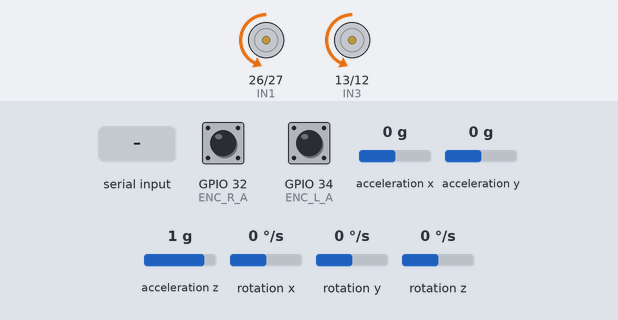
The sketch below on a simulated ESP32. On the bench: motor-driver pin pairs drawn as motors (green arrow = first pin HIGH = forward, orange = second pin HIGH = backward, longer = more drive, scaled by the enable pin). Wiring (inferred from the names in the program): MPU-6050 motion sensor at I2C address 0x68. The inputs (shaded band) are chosen by the test bench; at power-on: acceleration z 1 g, acceleration x 0 g, GPIO 32 (ENC_R_A) HIGH, GPIO 34 (ENC_L_A) HIGH, acceleration y 0 g, rotation x 0 °/s, rotation y 0 °/s, rotation z 0 °/s. Nothing arrives over Bluetooth unless stated; what the sketch prints to the serial monitor is not drawn.

Above: at 1.3 s.
1.4 s: acceleration z set to 0.1 g
2.9 s: acceleration z set to -0.2 g
At 3.4 s:
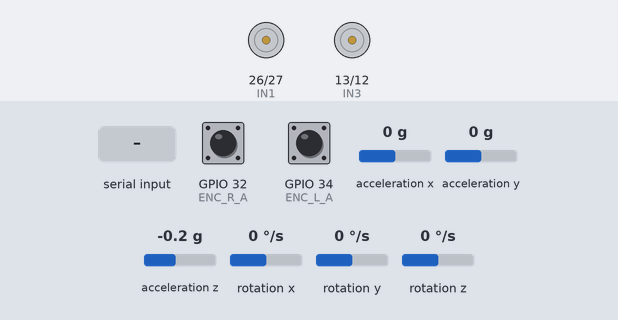
4.5 s: acceleration x set to -0.2 g
At 4.88 s:
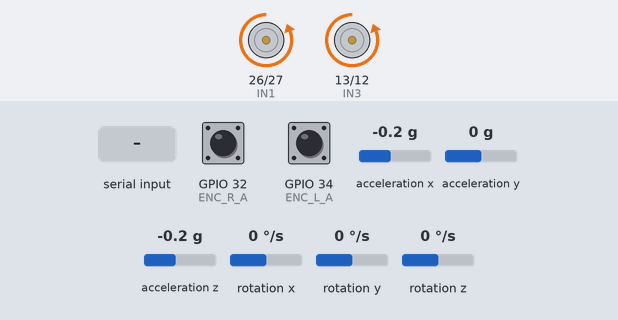
7.9 s: acceleration z set to 1.4 g
At 9.6 s:
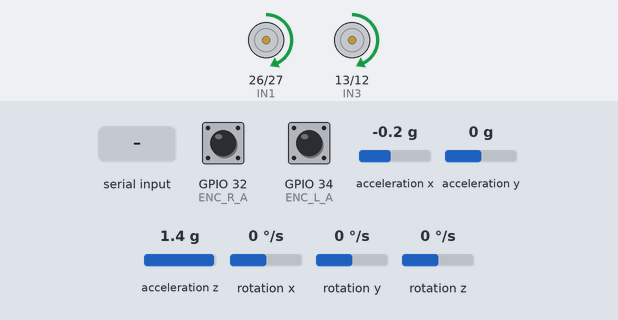
10.9 s: "30,150,10\n" received over the second serial link
Timing chart, 0 to 13.9 s (numbered marks = the images above; inputs shaded):
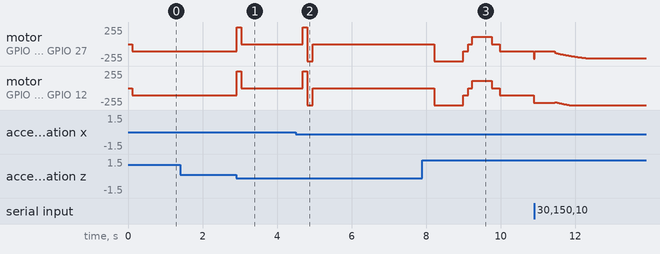

The sketch:

xe_can_bang_esp_32_encoder.ino
```cpp
// ================== BLUETOOTH CONTROL CONFIG ==================
// Ký tự điều khiển từ App (dễ sửa ở đây)
#define BT_FORWARD    'F'   // Đi tới
#define BT_BACKWARD   'B'   // Đi lùi
#define BT_LEFT       'L'   // Quay trái
#define BT_RIGHT      'R'   // Quay phải
#define BT_STOP       'S'   // Dừng

// Tốc độ di chuyển (có thể chỉnh)
// MODE 0: Góc nghiêng (độ) - robot nghiêng để di chuyển (2-5 độ là đủ!)
// MODE 1: PWM offset - cộng trực tiếp vào PWM (có giới hạn góc an toàn)
// MODE 2: Encoder target - di chuyển đến vị trí encoder
#define MOVE_MODE       0      // 0=Angle, 1=PWM, 2=Encoder

// Giá trị cho từng mode:
// Mode 0: góc nghiêng (độ) - NÊN 2~5 độ, KHÔNG nên > 10
// Mode 1: PWM offset (0-255) - sẽ bị giới hạn khi góc lớn
// Mode 2: encoder steps mỗi lần nhấn
#define SPEED_FORWARD   3      // Mode0: 3 độ nghiêng, Mode1: 50 PWM
#define SPEED_BACKWARD  3
#define SPEED_LEFT      40     // PWM offset để quay trái
#define SPEED_RIGHT     40     // PWM offset để quay phải

// Giới hạn an toàn cho Mode 1 (PWM mode)
#define MAX_SAFE_ANGLE  15.0f  // Nếu nghiêng > 15 độ thì tắt ForwardPWM (tránh ngã)
#define PWM_MODE_SPEED  50     // PWM thực sự dùng cho Mode 1

// Timeout điều khiển (ms) - tự động quay về cân bằng khi không có lệnh
#define CMD_TIMEOUT_MS  300    // Sau 300ms không có lệnh mới → reset về cân bằng
#define BUFFER_TIMEOUT_MS 500  // Clear buffer nếu không nhận newline trong 500ms

// Tên Bluetooth (hiện trên điện thoại)
#define BT_NAME "robot_can_bang"

// ================== PIN DEFINITION ==================
#define ENA    25   // PWM motor trái
#define IN1    26   // Hướng motor trái
#define IN2    27
#define ENB    14   // PWM motor phải
#define IN3    13   // Hướng motor phải (nếu bạn dùng IN3=13, IN4=12 thì đổi lại)
#define IN4    12
float angle_offset = 2.5;  // <--- GIÁ TRỊ NÀY LÀ GÓC CÂN BẰNG (OFFSET)
// // Encoder ban ygb37
#define ENC_L_A  34  // Input only
#define ENC_L_B  35
#define ENC_R_A  32
#define ENC_R_B  33

/* Encoder ban ygb37
// #define ENA    25   // PWM motor trái
// #define IN1    27   // Hướng motor trái
// #define IN2    26
// #define ENB    14   // PWM motor phải
// #define IN3    12   // Hướng motor phải (nếu bạn dùng IN3=13, IN4=12 thì đổi lại)
// #define IN4    13
// float angle_offset = 2.5;  // <--- GIÁ TRỊ NÀY LÀ GÓC CÂN BẰNG (OFFSET)
// // Encoder
// #define ENC_L_A  34  // Input only
// #define ENC_L_B  35
// #define ENC_R_A  32
// #define ENC_R_B  33
*/
// I2C MPU6050
#define SDA_PIN  21
#define SCL_PIN  22

// ================== LIBRARIES  ==================
#include <Wire.h>
#include <Kalman.h>  // Thư viện Kalman (class Kalman)
#include "BluetoothSerial.h"  // ESP32 Bluetooth Classic

#ifndef PI
#define PI 3.14159265359f
#endif
#define ToDeg (180.0f / PI)
#define ToRad (PI / 180.0f)

Kalman kalman_h;  // Instance Kalman
BluetoothSerial SerialBT;  // Bluetooth Serial

#define factortheta (PI / 60.0f)
#define factorphi   (PI / 10.0f)

// Precomputed constants for encoder conversion
const float ENC_TO_DEG = 360.0f / 495.0f;
const float THETA_FACTOR = 0.5f * ENC_TO_DEG;
const float PHI_FACTOR = (3.5f / 15.0f) * ENC_TO_DEG;

// ================== VARIABLES ==================
uint32_t timerloop = 0;
uint32_t timer = 0;

volatile long leftencoder = 0;
volatile long righencoder = 0;

double mpudata = 0;  // góc psi (pitch)
double accX, accZ;
float Gyro;
float gyroRate = 0;  // gyro rate in rad/s for LQR (psidot)

uint8_t i2cData[14];

// LQR Gains - DÒ LẠI TỪ ĐẦU
// Bước 1: Chỉ tune K3, K4 (cân bằng góc)
// Bước 2: Thêm K5, K6 (chống xoay)
// Bước 3: Thêm K1, K2 (giữ vị trí)
float K1 = 0.0f;    // TẮT - tune sau
float K2 = 0.0f;    // TẮT - tune sau
float K3 = 2500.0f;   // BẮT ĐẦU: 1° = 15 PWM
float K4 = 0.0f;    // BẮT ĐẦU: damping nhẹ
float K5 = 0.0f;    // TẮT - tune sau
float K6 = 0.0f;    // TẮT - tune sau


// Baseline gains for RESET command
const float K1_BASE = 0.0f, K2_BASE = 0.0f;
const float K3_BASE = 15.0f, K4_BASE = 1.5f;
const float K5_BASE = 0.0f, K6_BASE = 1.0f;

// Deadband: ignore very small PWM requests (reduces jitter)
const int PWM_DEADBAND = 20;  // if |pwm| < this, set to 0

// Debug logging
bool debugLog = false;
int logCounter = 0;
const int LOG_INTERVAL = 10;  // print every N loops (~33Hz at 333Hz loop)

long PWML, PWMR;
bool falldown = false;

// Motor compensation
int min_pwm_L = 110;   // minimum PWM for left motor (reduced)
int min_pwm_R = 110;   // minimum PWM for right motor (reduced)
int motorTrim = 0;     // add to left PWM (positive -> increase left)

// Falldown threshold
const float FALL_ANGLE = 60.0f;  // degrees

float theta, psi, phi;
float thetadot, psidot, phidot;
float thetaold = 0, psiold = 0, phiold = 0;

float addtheta = 0;
float addphi = 0;

float ForwardBack = 0;  // Giá trị điều khiển tiến/lùi
int LeftRight = 0;      // PWM offset: >0 quay trái, <0 quay phải
int ForwardPWM = 0;     // PWM offset cho tiến/lùi (Mode 1)
long targetEncoder = 0; // Encoder target (Mode 2)

// Timeout tracking
unsigned long lastCmdTime = 0;      // Thời điểm nhận lệnh cuối
unsigned long lastBufferTime = 0;   // Thời điểm nhận ký tự cuối vào buffer
bool cmdActive = false;             // Có lệnh di chuyển đang active

// Góc nghiêng mục tiêu để di chuyển (độ)
float targetAngle = 0;  // Khi bấm F: nghiêng về trước để đi tới

const uint8_t IMUAddress = 0x68;

// ================== I2C HELPERS ==================
uint8_t i2cWrite(uint8_t registerAddress, uint8_t *data, uint8_t length, bool sendStop = true) {
  Wire.beginTransmission(IMUAddress);
  Wire.write(registerAddress);
  Wire.write(data, length);
  uint8_t rcode = Wire.endTransmission(sendStop);
  return rcode;
}

uint8_t i2cWrite(uint8_t registerAddress, uint8_t data, bool sendStop = true) {
  return i2cWrite(registerAddress, &data, 1, sendStop);
}

uint8_t i2cRead(uint8_t registerAddress, uint8_t *data, uint8_t nbytes) {
  Wire.beginTransmission(IMUAddress);
  Wire.write(registerAddress);
  uint8_t rcode = Wire.endTransmission(false);
  if (rcode) return rcode;
  Wire.requestFrom(IMUAddress, nbytes);
  uint8_t index = 0;
  while (Wire.available() && index < nbytes) {
    data[index++] = Wire.read();
  }
  return 0;
}

// ================== ENCODER ISR ==================
void IRAM_ATTR left_isr() {
  if (digitalRead(ENC_L_B)) leftencoder++;
  else leftencoder--;
}

void IRAM_ATTR righ_isr() {
  if (digitalRead(ENC_R_B)) righencoder--;
  else righencoder++;
}

// ================== SETUP ==================
void setup() {
  Serial.begin(115200);
  SerialBT.begin(BT_NAME);  // Bluetooth device name
  Serial.println("==================================");
  Serial.println("Bluetooth: " BT_NAME);
  Serial.println("Waiting for connection...");
  Serial.println("==================================");

  // Motor pins
  pinMode(ENA, OUTPUT);
  pinMode(IN1, OUTPUT);
  pinMode(IN2, OUTPUT);
  pinMode(ENB, OUTPUT);
  pinMode(IN3, OUTPUT);
  pinMode(IN4, OUTPUT);

  // Encoder pins
  pinMode(ENC_L_A, INPUT);
  pinMode(ENC_L_B, INPUT);
  pinMode(ENC_R_A, INPUT);
  pinMode(ENC_R_B, INPUT);
  attachInterrupt(ENC_L_A, left_isr, RISING);
  attachInterrupt(ENC_R_A, righ_isr, RISING);

  // I2C
  Wire.begin(SDA_PIN, SCL_PIN);
  Wire.setClock(400000);

  // MPU6050 init
  i2cData[0] = 7;
  i2cData[1] = 0x00;
  i2cData[2] = 0x00;
  i2cData[3] = 0x00;
  while (i2cWrite(0x19, i2cData, 4));
  while (i2cWrite(0x6B, 0x01));
  while (i2cRead(0x75, i2cData, 1));
  if (i2cData[0] != 0x68) {
    Serial.println(F("MPU6050 not found!"));
    while (1);
  }

  delay(100);
  while (i2cRead(0x3B, i2cData, 6));
  accX = (int16_t)((i2cData[0] << 8) | i2cData[1]);
  accZ = (int16_t)((i2cData[4] << 8) | i2cData[5]);
  double pitch = atan2(-accX, accZ) * RAD_TO_DEG;

  kalman_h.setAngle(pitch);
  kalman_h.setQangle(0.0000085);
  kalman_h.setQbias(0.000005);
  kalman_h.setRmeasure(0.0009);
  timer = micros();

  Serial.println("Robot ready! Type 'help' for commands.");
  Serial.println("Connect via Bluetooth: BalanceBot");
}

// ================== MAIN LOOP ==================
void loop() {
  readmpu();

  // Handle commands from both USB Serial and Bluetooth
  handleSerialCommon(Serial, false);      // USB Serial - không debug
  handleSerialCommon(SerialBT, true);     // Bluetooth - có debug

  if ((micros() - timerloop) > 3000) {  // ~333Hz control loop

    theta = gettheta(leftencoder, righencoder) * ToRad;
    psi   = (mpudata+ angle_offset) * ToRad;
    phi   = getphi(leftencoder, righencoder) * ToRad;

    double dt = (double)(micros() - timerloop) / 1000000.0;
    timerloop = micros();

    thetadot = (theta - thetaold) / dt;
    psidot   = gyroRate;  // use gyro directly (less noise than derivative)
    phidot   = (phi   - phiold)   / dt;

    thetaold = theta;
    phiold   = phi;

    // Cập nhật điều khiển theo mode
    #if MOVE_MODE == 0
      // Mode 0: Góc nghiêng - robot nghiêng để di chuyển
      targetAngle = ForwardBack;
    #elif MOVE_MODE == 2
      // Mode 2: Encoder - di chuyển đến vị trí target
      targetEncoder += (long)ForwardBack;  // Cộng dồn encoder target
      ForwardBack = 0;  // Reset sau khi cộng
    #endif

    // Truyền góc mục tiêu vào LQR
    #if MOVE_MODE == 2
      // Mode 2: Dùng K1 để điều khiển vị trí
      float posError = (float)(leftencoder + righencoder - targetEncoder) * THETA_FACTOR * ToRad;
      getlqr(posError, thetadot, psi, psidot, phi, phidot, 0);
    #else
      getlqr(theta, thetadot, psi, psidot, phi, phidot, targetAngle);
    #endif

    // Áp dụng xoay và tiến/lùi trực tiếp vào PWM
    // Mode 1: Giới hạn an toàn - chỉ cộng PWM khi góc còn nhỏ
    int safePWM = ForwardPWM;
    #if MOVE_MODE == 1
      float absAngle = fabs(psi * ToDeg);
      if (absAngle > MAX_SAFE_ANGLE) {
        safePWM = 0;  // Tắt PWM offset khi nghiêng quá nhiều (tránh ngã)
      } else if (absAngle > MAX_SAFE_ANGLE * 0.7f) {
        // Giảm dần PWM khi gần giới hạn
        safePWM = ForwardPWM * (1.0f - (absAngle - MAX_SAFE_ANGLE * 0.7f) / (MAX_SAFE_ANGLE * 0.3f));
      }
    #endif

    long pwmL_final = PWML - LeftRight + safePWM;  // +PWM = tiến
    long pwmR_final = PWMR + LeftRight + safePWM;

    motorcontrol(pwmL_final, pwmR_final, (mpudata + angle_offset), falldown);

    // Debug logging (toggle with LOG command)
    if (debugLog) {
      logCounter++;
      if (logCounter >= LOG_INTERVAL) {
        logCounter = 0;
        Serial.print("psi:"); Serial.print(psi * ToDeg, 1);
        Serial.print(" target:"); Serial.print(targetAngle, 1);
        Serial.print(" FB:"); Serial.print(ForwardBack, 1);
        Serial.print(" PWM:"); Serial.print(PWML); Serial.print("/"); Serial.println(PWMR);
      }
    }
  }
}

// ================== FUNCTIONS ==================
void readmpu() {
  while (i2cRead(0x3B, i2cData, 14));
  accX = (int16_t)((i2cData[0] << 8) | i2cData[1]);
  accZ = (int16_t)((i2cData[4] << 8) | i2cData[5]);
  Gyro = (int16_t)((i2cData[10] << 8) | i2cData[11]);

  double dt = (double)(micros() - timer) / 1000000.0;
  timer = micros();
  double pitch = atan2(-accX, accZ) * RAD_TO_DEG;
  double gyrorate = Gyro / 131.0;

  mpudata = kalman_h.getAngle(pitch, gyrorate, dt);
  gyroRate = gyrorate * ToRad;  // convert deg/s to rad/s for LQR
  falldown = (abs(mpudata) > FALL_ANGLE);
}

float gettheta(long lencoder, long rencoder) {
  return THETA_FACTOR * (lencoder + rencoder);
}

float getphi(long lencoder, long rencoder) {
  return PHI_FACTOR * (lencoder - rencoder);
}

void getlqr(float theta_, float thetadot_, float psi_, float psidot_, float phi_, float phidot_, float targetAngle_) {
  // State feedback: u = -K * x
  // targetAngle_: góc nghiêng mục tiêu (độ) - robot sẽ cố đạt góc này
  // Khi targetAngle > 0: robot nghiêng về trước -> đi tới
  // Khi targetAngle < 0: robot nghiêng về sau -> đi lùi

  // Chuyển targetAngle từ độ sang rad và trừ vào psi
  // Robot sẽ "nghĩ" nó đang nghiêng sai hướng và tự điều chỉnh
  float psiError = psi_ - (targetAngle_ * ToRad);

  float common = K1 * theta_ + K2 * thetadot_ + K3 * psiError + K4 * psidot_;
  float diff   = K5 * phi_ + K6 * phidot_;

  float leftvolt  = common - diff;
  float righvolt  = common + diff;

  // Direct linear mapping: output is already in "voltage" units
  // Clamp to PWM range without dynamic scaling
  PWML = (long)constrain(leftvolt, -255.0f, 255.0f);
  PWMR = (long)constrain(righvolt, -255.0f, 255.0f);
}

void motorcontrol(long lpwm, long rpwm, float angle, bool stopstate) {
  // Chỉ dừng khi ngã hoàn toàn (>30 độ) - BỎ dead zone 5 độ!
  if (stopstate) { stopandreset(); return; }

  // Áp dụng motor trim
  lpwm += motorTrim;

  // Deadband: nếu PWM quá nhỏ, không chạy motor (tránh jitter)
  if (abs(lpwm) < PWM_DEADBAND) lpwm = 0;
  if (abs(rpwm) < PWM_DEADBAND) rpwm = 0;

  // Nếu PWM != 0 nhưng < min_pwm, boost lên min_pwm
  if (lpwm != 0 && abs(lpwm) < min_pwm_L) lpwm = (lpwm > 0) ? min_pwm_L : -min_pwm_L;
  if (rpwm != 0 && abs(rpwm) < min_pwm_R) rpwm = (rpwm > 0) ? min_pwm_R : -min_pwm_R;

  // ... phần còn lại giữ nguyên

  analogWrite(ENA, abs(lpwm));
  digitalWrite(IN1, lpwm > 0 ? LOW : HIGH);
  digitalWrite(IN2, lpwm > 0 ? HIGH : LOW);

  analogWrite(ENB, abs(rpwm));
  digitalWrite(IN3, rpwm > 0 ? LOW : HIGH);
  digitalWrite(IN4, rpwm > 0 ? HIGH : LOW);
}

void stopandreset() {
  analogWrite(ENA, 0);
  analogWrite(ENB, 0);
  digitalWrite(IN1, LOW); digitalWrite(IN2, LOW);
  digitalWrite(IN3, LOW); digitalWrite(IN4, LOW);

  leftencoder = 0;
  righencoder = 0;
  targetAngle = 0;
  ForwardBack = 0;
  LeftRight = 0;
  ForwardPWM = 0;
  targetEncoder = 0;
}

// ================== SERIAL/BLUETOOTH COMMAND HANDLER ==================
void printCurrentK(Stream &port) {
  port.println("=== Current LQR Gains ===");
  port.print("K1: "); port.println(K1, 3);
  port.print("K2: "); port.println(K2, 3);
  port.print("K3: "); port.println(K3, 3);
  port.print("K4: "); port.println(K4, 3);
  port.print("K5: "); port.println(K5, 3);
  port.print("K6: "); port.println(K6, 3);
  port.println("========================");
}

// Buffer cho Bluetooth (tránh blocking)
char btBuffer[32];
int btBufferIndex = 0;
bool debugBT = true;  // Bật/tắt debug Bluetooth

// Xử lý Serial chung
void handleSerialCommon(Stream &port, bool isBluetooth) {
  // Kiểm tra timeout buffer - clear nếu quá lâu không có newline
  if (btBufferIndex > 0 && (millis() - lastBufferTime > BUFFER_TIMEOUT_MS)) {
    if (debugBT) Serial.println("[BT] Buffer timeout, clearing");
    btBufferIndex = 0;
  }

  while (port.available() > 0) {
    char c = port.read();

    // Debug: in ra ký tự nhận được (chỉ khi từ Bluetooth)
    if (isBluetooth && debugBT) {
      Serial.print("[BT RX]: '"); Serial.print(c);
      Serial.print("' (0x"); Serial.print((int)c, HEX); Serial.println(")");
    }

    // Chuyển sang uppercase để so sánh
    char upperC = toupper(c);

    // Điều khiển di chuyển - CHỈ qua Bluetooth
    // LUÔN xử lý lệnh điều khiển, không phụ thuộc buffer
    if (isBluetooth) {
      bool cmdHandled = false;

      if (upperC == 'F') {
        #if MOVE_MODE == 1
          ForwardPWM = PWM_MODE_SPEED;
        #else
          ForwardBack = SPEED_FORWARD;
        #endif
        lastCmdTime = millis(); cmdActive = true;
        Serial.println(">>> CMD: FORWARD <<<");
        cmdHandled = true;
      }
      else if (upperC == 'B') {
        #if MOVE_MODE == 1
          ForwardPWM = -PWM_MODE_SPEED;
        #else
          ForwardBack = -SPEED_BACKWARD;
        #endif
        lastCmdTime = millis(); cmdActive = true;
        Serial.println(">>> CMD: BACKWARD <<<");
        cmdHandled = true;
      }
      else if (upperC == 'L') {
        LeftRight = SPEED_LEFT;
        lastCmdTime = millis(); cmdActive = true;
        Serial.println(">>> CMD: LEFT <<<");
        cmdHandled = true;
      }
      else if (upperC == 'R') {
        LeftRight = -SPEED_RIGHT;
        lastCmdTime = millis(); cmdActive = true;
        Serial.println(">>> CMD: RIGHT <<<");
        cmdHandled = true;
      }
      else if (upperC == 'S') {
        ForwardBack = 0; LeftRight = 0; targetAngle = 0;
        ForwardPWM = 0; targetEncoder = leftencoder + righencoder;
        cmdActive = false;
        Serial.println(">>> CMD: STOP <<<");
        cmdHandled = true;
      }
      // Số 1-8 cho điều khiển
      else if (c >= '1' && c <= '8') {
        switch (c) {
          case '1':
            #if MOVE_MODE == 1
              ForwardPWM = PWM_MODE_SPEED;
            #else
              ForwardBack = SPEED_FORWARD;
            #endif
            lastCmdTime = millis(); cmdActive = true;
            Serial.println(">>> CMD: 1-FWD <<<");
            break;
          case '3':
            #if MOVE_MODE == 1
              ForwardPWM = -PWM_MODE_SPEED;
            #else
              ForwardBack = -SPEED_BACKWARD;
            #endif
            lastCmdTime = millis(); cmdActive = true;
            Serial.println(">>> CMD: 3-BWD <<<");
            break;
          case '2': case '4':
            ForwardBack = 0; ForwardPWM = 0;
            cmdActive = false;
            break;
          case '5':
            LeftRight = SPEED_LEFT;
            lastCmdTime = millis(); cmdActive = true;
            Serial.println(">>> CMD: 5-LEFT <<<");
            break;
          case '7':
            LeftRight = -SPEED_RIGHT;
            lastCmdTime = millis(); cmdActive = true;
            Serial.println(">>> CMD: 7-RIGHT <<<");
            break;
          case '6': case '8':
            LeftRight = 0;
            break;
        }
        cmdHandled = true;
      }

      if (cmdHandled) {
        btBufferIndex = 0;  // Clear buffer khi có lệnh điều khiển
        continue;  // Tiếp tục đọc ký tự tiếp theo
      }
    }

    // Nếu là newline hoặc carriage return, xử lý lệnh dài
    if (c == '\n' || c == '\r') {
      if (btBufferIndex > 0) {
        btBuffer[btBufferIndex] = '\0';
        processCommandSerial(btBuffer);
        btBufferIndex = 0;
      }
      continue;
    }

    // Thêm vào buffer (cho lệnh dài như K3=800, LOG)
    if (btBufferIndex < 31) {
      btBuffer[btBufferIndex++] = c;
      lastBufferTime = millis();
    }
  }
}

void processCommandSerial(const char* input) {
  String cmd = String(input);
  cmd.trim();
  if (cmd.length() == 0) return;

  String upperCmd = cmd;
  upperCmd.toUpperCase();

  // LQR Gain tuning
  if (upperCmd.startsWith("K1=")) { K1 = cmd.substring(3).toFloat(); Serial.println("K1=" + String(K1, 3)); return; }
  if (upperCmd.startsWith("K2=")) { K2 = cmd.substring(3).toFloat(); Serial.println("K2=" + String(K2, 3)); return; }
  if (upperCmd.startsWith("K3=")) { K3 = cmd.substring(3).toFloat(); Serial.println("K3=" + String(K3, 3)); return; }
  if (upperCmd.startsWith("K4=")) { K4 = cmd.substring(3).toFloat(); Serial.println("K4=" + String(K4, 3)); return; }
  if (upperCmd.startsWith("K5=")) { K5 = cmd.substring(3).toFloat(); Serial.println("K5=" + String(K5, 3)); return; }
  if (upperCmd.startsWith("K6=")) { K6 = cmd.substring(3).toFloat(); Serial.println("K6=" + String(K6, 3)); return; }

  if (upperCmd == "K" || upperCmd == "SHOW") { printCurrentK(Serial); return; }

  // RESET gains to baseline
  if (upperCmd == "RESET") {
    K1 = K1_BASE; K2 = K2_BASE; K3 = K3_BASE;
    K4 = K4_BASE; K5 = K5_BASE; K6 = K6_BASE;
    Serial.println("Gains RESET to baseline");
    printCurrentK(Serial);
    return;
  }

  // Toggle debug logging
  if (upperCmd == "LOG") {
    debugLog = !debugLog;
    Serial.println(debugLog ? "Logging ON" : "Logging OFF");
    return;
  }

  // Toggle BT debug
  if (upperCmd == "BTDEBUG") {
    debugBT = !debugBT;
    Serial.println(debugBT ? "BT Debug ON" : "BT Debug OFF");
    return;
  }

  // Motor calibration
  if (upperCmd.startsWith("MINL=")) { min_pwm_L = cmd.substring(5).toInt(); Serial.println("MINL=" + String(min_pwm_L)); return; }
  if (upperCmd.startsWith("MINR=")) { min_pwm_R = cmd.substring(5).toInt(); Serial.println("MINR=" + String(min_pwm_R)); return; }
  if (upperCmd.startsWith("TRIM=")) { motorTrim = cmd.substring(5).toInt(); Serial.println("TRIM=" + String(motorTrim)); return; }
  if (upperCmd.startsWith("OFFSET=")) { angle_offset = cmd.substring(7).toFloat(); Serial.println("OFFSET=" + String(angle_offset, 2)); return; }

  // Status
  if (upperCmd == "ENC?") {
    Serial.print("L="); Serial.print(leftencoder);
    Serial.print(" R="); Serial.print(righencoder);
    Serial.print(" PWM:"); Serial.print(PWML); Serial.print("/"); Serial.println(PWMR);
    return;
  }
  if (upperCmd == "ENC=0") { leftencoder = 0; righencoder = 0; Serial.println("Enc reset"); return; }
  if (upperCmd == "STATUS" || upperCmd == "?") {
    Serial.print("Angle:"); Serial.print(mpudata + angle_offset, 1);
    Serial.print(" PWM:"); Serial.print(PWML); Serial.print("/"); Serial.println(PWMR);
    return;
  }

  if (upperCmd == "HELP") {
    Serial.println("=== Commands ===");
    Serial.println("F/B/L/R/S - Move/Stop");
    Serial.println("K1=..K6= - Set gains");
    Serial.println("K - Show gains");
    Serial.println("RESET - Restore baseline");
    Serial.println("LOG - Toggle debug");
    Serial.println("BTDEBUG - Toggle BT debug");
    Serial.println("MINL=/MINR=/TRIM=/OFFSET=");
    Serial.println("ENC?/ENC=0/?");
    Serial.println("================");
    return;
  }
}
```

Measured:
- the behaviour switches between 0 and -0.1 g on acceleration z (found by bisection; images 0 and 1)
- the behaviour switches between 0 and -0.1 g on acceleration x (found by bisection; images 1 and 2)
- after the input at 1.4 s, every drawn part: stays the same
- after the input at 2.9 s, motor on GPIO 26 (IN1) / GPIO 27 (IN2), motor on GPIO 13 (IN3) / GPIO 12 (IN4): backward 110/255 → forward 255/255 at once, → stopped 0.12 s later
- after the input at 4.5 s, motor on GPIO 26 (IN1) / GPIO 27 (IN2), motor on GPIO 13 (IN3) / GPIO 12 (IN4): stopped → forward 255/255 after 0.19 s, → backward 255/255 0.12 s later, → stopped 0.15 s later
- after the input at 7.9 s, motor on GPIO 26 (IN1) / GPIO 27 (IN2), motor on GPIO 13 (IN3) / GPIO 12 (IN4): stopped → backward 255/255 after 0.32 s, → backward 110/255 0.78 s later, → stopped 0.13 s later, → forward 110/255 0.11 s later, … (7 changes in this stretch)
